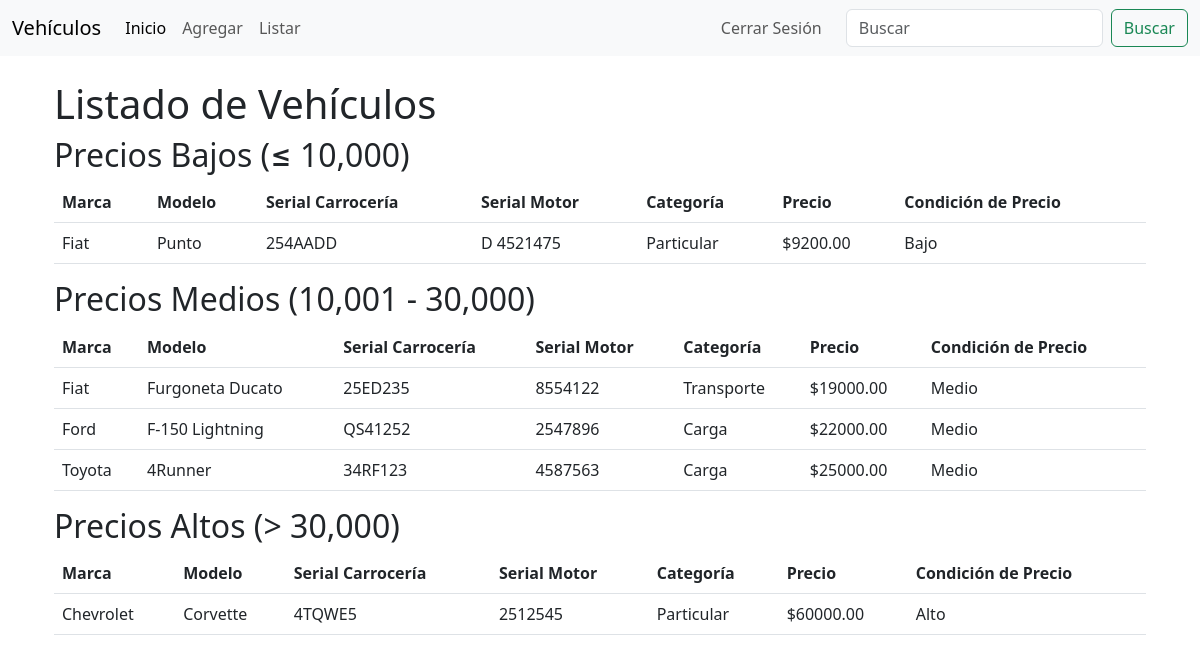
Screenshot of /listar/ (signed in) with the database file from the repository.
### vehiculo/models.py (models this page shows, shortened)
class Vehiculo(models.Model):
    MARCAS = [
        ('Fiat', 'Fiat'),
        ('Chevrolet', 'Chevrolet'),
        ('Ford', 'Ford'),
        ('Toyota', 'Toyota'),
    ]
    CATEGORIAS = [
        ('Particular', 'Particular'),
        ('Transporte', 'Transporte'),
        ('Carga', 'Carga'),
    ]
    marca = models.CharField(max_length=20, choices=MARCAS, default='Ford')
    modelo = models.CharField(max_length=100)
    serial_carroceria = models.CharField(max_length=50)
    serial_motor = models.CharField(max_length=50)
    categoria = models.CharField(max_length=20, choices=CATEGORIAS, default='Particular')
    precio = models.DecimalField(max_digits=10, decimal_places=2)
    fecha_creacion = models.DateTimeField(auto_now_add=True)
    fecha_modificacion = models.DateTimeField(auto_now=True)
    class Meta:
        permissions = [
            ("visualizar_catalogo", "Puede visualizar el catálogo de vehículos"),
        ]

### vehiculo/views.py (the view)
# urls.py: path('listar/', views.listar_vehiculos, name='listar_vehiculos'),
@login_required
@permission_required('vehiculo.visualizar_catalogo', raise_exception=True)
def listar_vehiculos(request):
    vehiculos = Vehiculo.objects.all()
    bajo = vehiculos.filter(precio__lte=10000)
    medio = vehiculos.filter(precio__gt=10000, precio__lte=30000)
    alto = vehiculos.filter(precio__gt=30000)
    return render(request, 'vehiculo/listar_vehiculos.html', {
        'bajo': bajo,
        'medio': medio,
        'alto': alto,
    })

### vehiculo/templates/vehiculo/listar_vehiculos.html
{% extends 'vehiculo/base.html' %}
{% block content %}
    <div class="container mt-4">
        <h1>Listado de Vehículos</h1>
        <h2>Precios Bajos (≤ 10,000)</h2>
        <table class="table">
            <thead>
                <tr>
                    <th>Marca</th>
                    <th>Modelo</th>
                    <th>Serial Carrocería</th>
                    <th>Serial Motor</th>
                    <th>Categoría</th>
                    <th>Precio</th>
                    <th>Condición de Precio</th>
                </tr>
            </thead>
            <tbody>
                {% for vehiculo in bajo %}
                <tr>
                    <td>{{ vehiculo.marca }}</td>
                    <td>{{ vehiculo.modelo }}</td>
                    <td>{{ vehiculo.serial_carroceria }}</td>
                    <td>{{ vehiculo.serial_motor }}</td>
                    <td>{{ vehiculo.categoria }}</td>
                    <td>${{ vehiculo.precio|floatformat:2 }}</td>
                    <td>Bajo</td>
                </tr>
                {% endfor %}
            </tbody>
        </table>
        <h2>Precios Medios (10,001 - 30,000)</h2>
        <table class="table">
            <thead>
                <tr>
                    <th>Marca</th>
                    <th>Modelo</th>
                    <th>Serial Carrocería</th>
                    <th>Serial Motor</th>
                    <th>Categoría</th>
                    <th>Precio</th>
                    <th>Condición de Precio</th>
                </tr>
            </thead>
            <tbody>
                {% for vehiculo in medio %}
                <tr>
                    <td>{{ vehiculo.marca }}</td>
                    <td>{{ vehiculo.modelo }}</td>
                    <td>{{ vehiculo.serial_carroceria }}</td>
                    <td>{{ vehiculo.serial_motor }}</td>
                    <td>{{ vehiculo.categoria }}</td>
                    <td>${{ vehiculo.precio|floatformat:2 }}</td>
                    <td>Medio</td>
                </tr>
                {% endfor %}
            </tbody>
        </table>
        <h2>Precios Altos (> 30,000)</h2>
        <table class="table">
            <thead>
                <tr>
                    <th>Marca</th>
                    <th>Modelo</th>
                    <th>Serial Carrocería</th>
                    <th>Serial Motor</th>
                    <th>Categoría</th>
                    <th>Precio</th>
                    <th>Condición de Precio</th>
                </tr>
            </thead>
            <tbody>
                {% for vehiculo in alto %}
                <tr>
                    <td>{{ vehiculo.marca }}</td>
                    <td>{{ vehiculo.modelo }}</td>
                    <td>{{ vehiculo.serial_carroceria }}</td>
                    <td>{{ vehiculo.serial_motor }}</td>
                    <td>{{ vehiculo.categoria }}</td>
                    <td>${{ vehiculo.precio|floatformat:2 }}</td>
                    <td>Alto</td>
                </tr>
                {% endfor %}
            </tbody>
        </table>
    </div>
{% endblock %}

### vehiculo/templates/vehiculo/base.html (shortened to what this page needs)
<!DOCTYPE html>
<html lang="es">
<head>
    <link href="https://cdn.jsdelivr.net/npm/bootstrap@5.3.0/dist/css/bootstrap.min.css" rel="stylesheet">
</head>
<body>
    <nav class="navbar navbar-expand-lg navbar-light bg-light">
      <div class="container-fluid">
        <a class="navbar-brand" href="#">Vehículos</a>
        <div class="collapse navbar-collapse" id="navbarSupportedContent">
          <ul class="navbar-nav me-auto mb-2 mb-lg-0">
            <li class="nav-item">
              <a class="nav-link active" aria-current="page" href="{% url 'index' %}">Inicio</a>
            </li>
            <li class="nav-item">
              <a class="nav-link" href="{% url 'add_vehiculo' %}">Agregar</a>
            </li>
            <li class="nav-item">
              <a class="nav-link" href="{% url 'listar_vehiculos' %}">Listar</a>
            </li>
          </ul>
          <ul class="navbar-nav ms-auto">
            {% if user.is_authenticated %}
              <li class="nav-item">
                <a class="nav-link" href="{% url 'logout' %}">Cerrar Sesión</a>
              </li>
            {% endif %}
          </ul>
          <form class="d-flex ms-3" role="search">
            <input class="form-control me-2" type="search" placeholder="Buscar" aria-label="Buscar">
            <button class="btn btn-outline-success" type="submit">Buscar</button>
          </form>
        </div>
      </div>
    </nav>
    <div class="container mt-4">
        {% block content %}
        {% endblock %}
    </div>
</body>
</html>

### rows the page displays
Vehiculo: marca "Fiat", modelo "Punto", serial_carroceria "254AADD", serial_motor "D 4521475", categoria "Particular", precio "9200.00"
Vehiculo: marca "Fiat", modelo "Furgoneta Ducato", serial_carroceria "25ED235", serial_motor "8554122", categoria "Transporte", precio "19000.00"
Vehiculo: marca "Ford", modelo "F-150 Lightning", serial_carroceria "QS41252", serial_motor "2547896", categoria "Carga", precio "22000.00"
Vehiculo: marca "Toyota", modelo "4Runner", serial_carroceria "34RF123", serial_motor "4587563", categoria "Carga", precio "25000.00"
Vehiculo: marca "Chevrolet", modelo "Corvette", serial_carroceria "4TQWE5", serial_motor "2512545", categoria "Particular", precio "60000.00"
